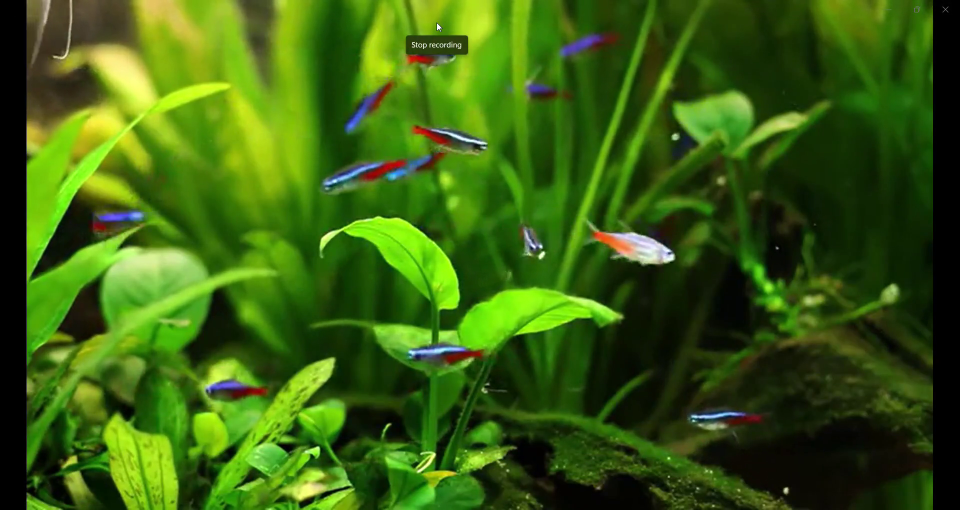
#> input picture frame 48 of PythonSourceCode/input.mp4, 1920 x 1020 px (shown at 1/2 size)
$ python FarneBackDense.py
#> lines starting #> are read from the running program, lines starting #| are printed output that depends on the picture; after the words box and inside, x2 and y2 are one past the last pixel; in counts of white or black regions, pixels touching at a corner belong together
import cv2

cap = cv2.VideoCapture('input.mp4')
_, prev = cap.read()
#> prev is the input picture: shape (1020, 1920, 3); mean B, G, R 15.5, 95.1, 57.4
prev_gray = cv2.cvtColor(prev, cv2.COLOR_BGR2GRAY)
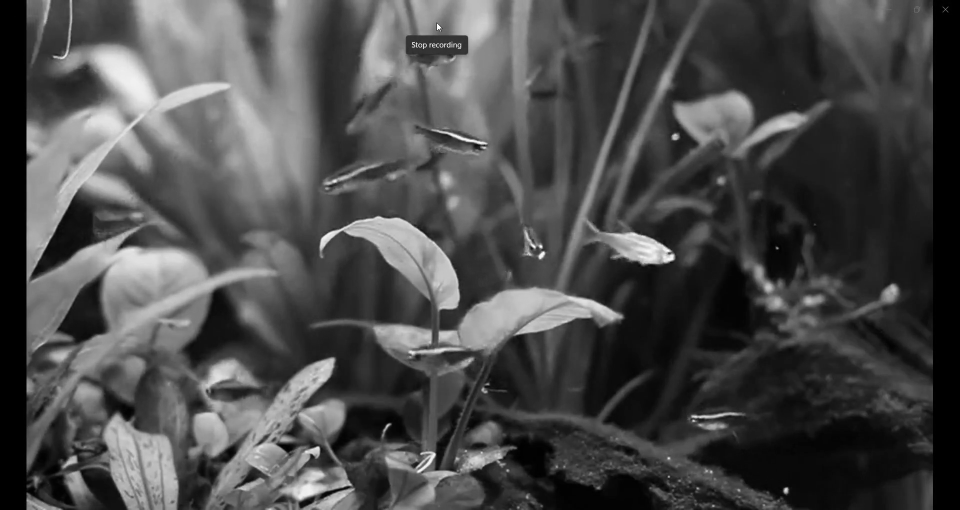
#> prev_gray: shape (1020, 1920) (shown at 1/2 size); min 0, max 255, mean 74.7

while True:
    ret, frame = cap.read()
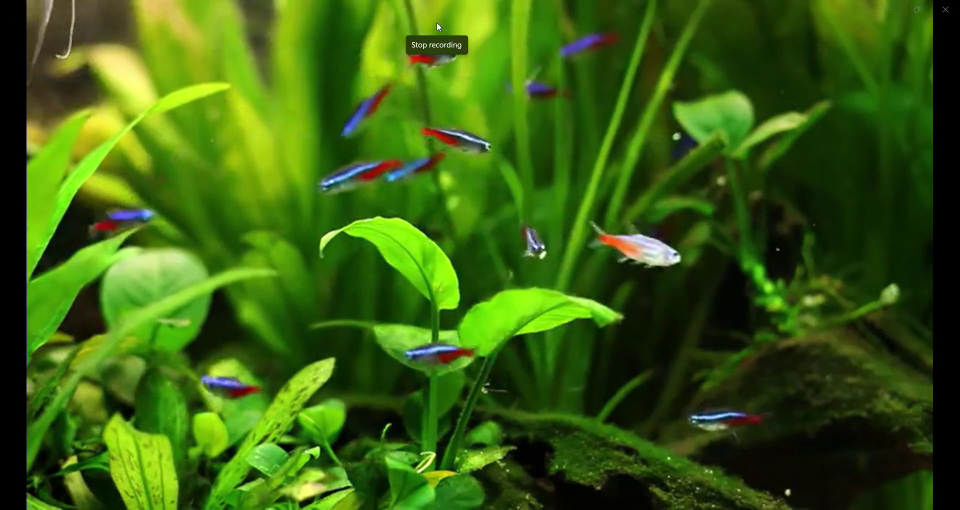
#> input picture frame 49 of PythonSourceCode/input.mp4, 1920 x 1020 px (shown at 1/2 size)
#> frame is the input picture: shape (1020, 1920, 3); mean B, G, R 15.6, 95.2, 57.4
    if not ret:
        break
    gray = cv2.cvtColor(frame, cv2.COLOR_BGR2GRAY)
    flow = cv2.calcOpticalFlowFarneback(prev_gray, gray, None, 0.5, 3, 15, 3, 5, 1.2, 0)
    mag, ang = cv2.cartToPolar(flow[...,0], flow[...,1])
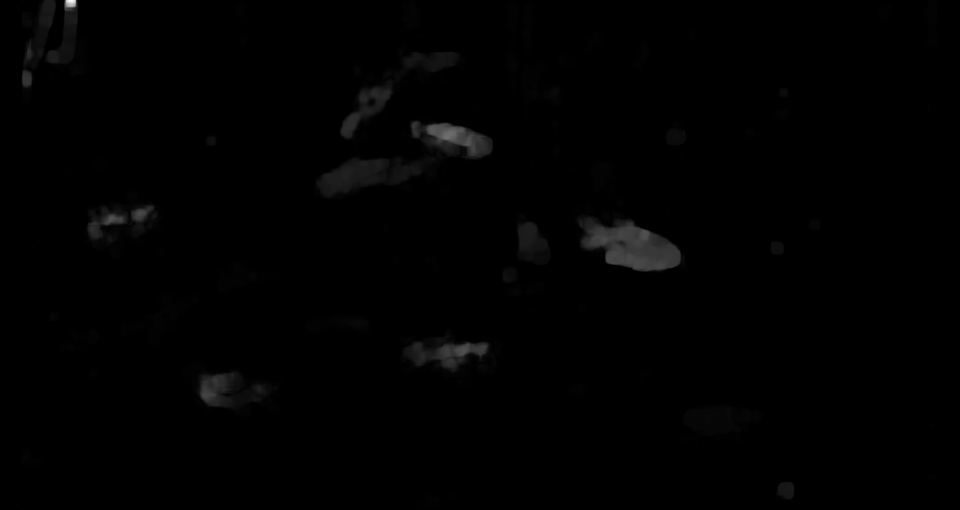
#> mag: shape (1020, 1920) float32 (shown at 1/2 size); min 0, max 55.13, mean 0.3; drawn with min black and max white
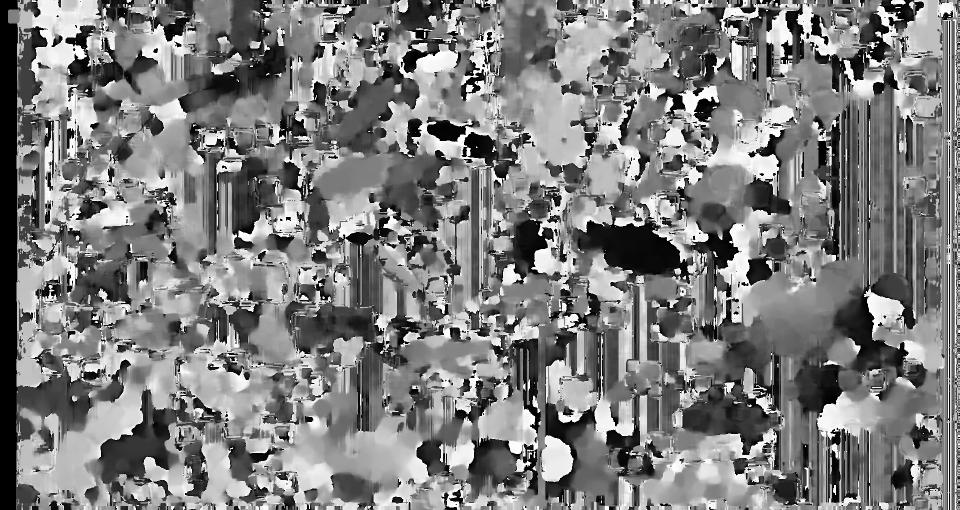
#> ang: shape (1020, 1920) float32 (shown at 1/2 size); min 0, max 6.28, mean 3.11; drawn with min black and max white
    motion_mask = (mag > 1).astype('uint8')*255
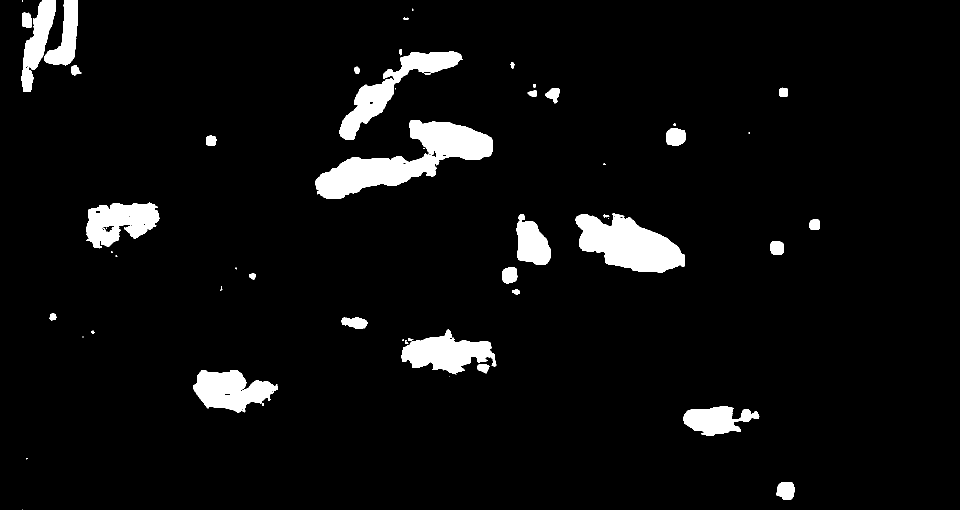
#> motion_mask: shape (1020, 1920) (shown at 1/2 size); 5.3% white; 59 white regions (22 under 20 px), largest, box (x1, y1, x2, y2) and area: (631, 240, 986, 398) 21783, (1151, 426, 1370, 545) 15936, (679, 103, 921, 280) 10704
    cv2.imshow('Motion Mask', motion_mask)
    if cv2.waitKey(1) & 0xFF == 27:
#> (key Esc is pressed here)
        break
    prev_gray = gray
cap.release()
cv2.destroyAllWindows()

$ run again, starting later in the video
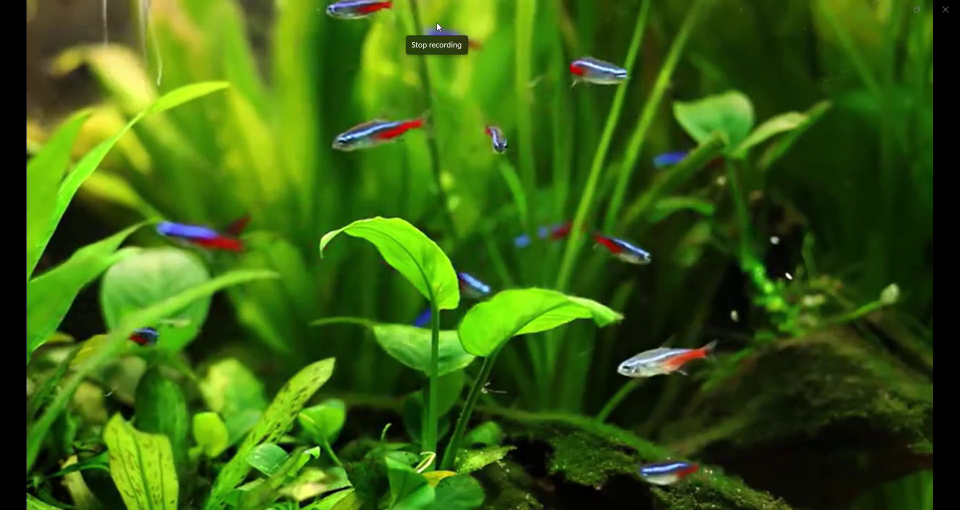
#> input picture frame 216 of PythonSourceCode/input.mp4, 1920 x 1020 px (shown at 1/2 size)
#> prev is the input picture: shape (1020, 1920, 3); mean B, G, R 15.9, 95.4, 57.7
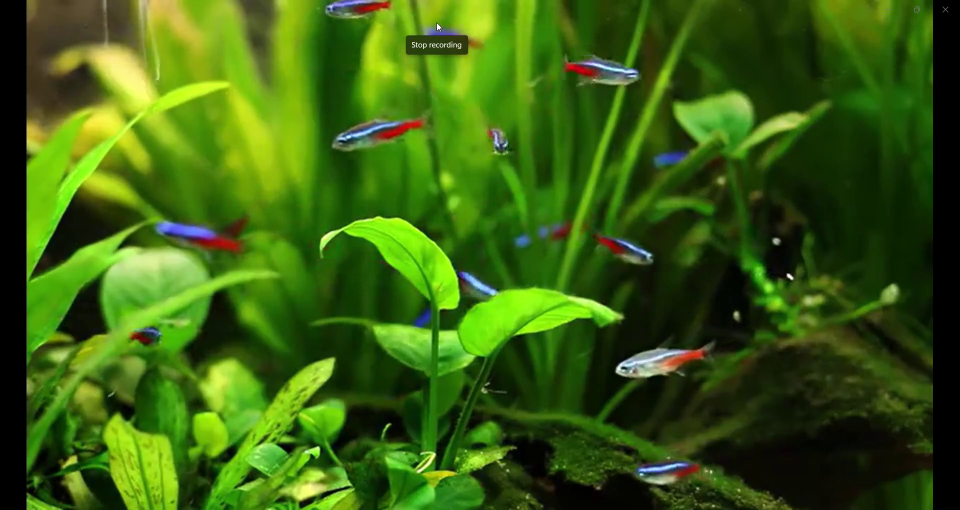
#> input picture frame 217 of PythonSourceCode/input.mp4, 1920 x 1020 px (shown at 1/2 size)
#> frame is the input picture: shape (1020, 1920, 3); mean B, G, R 15.9, 95.4, 57.8
#> `motion_mask = (mag > 1).astype('uint8')*255`:
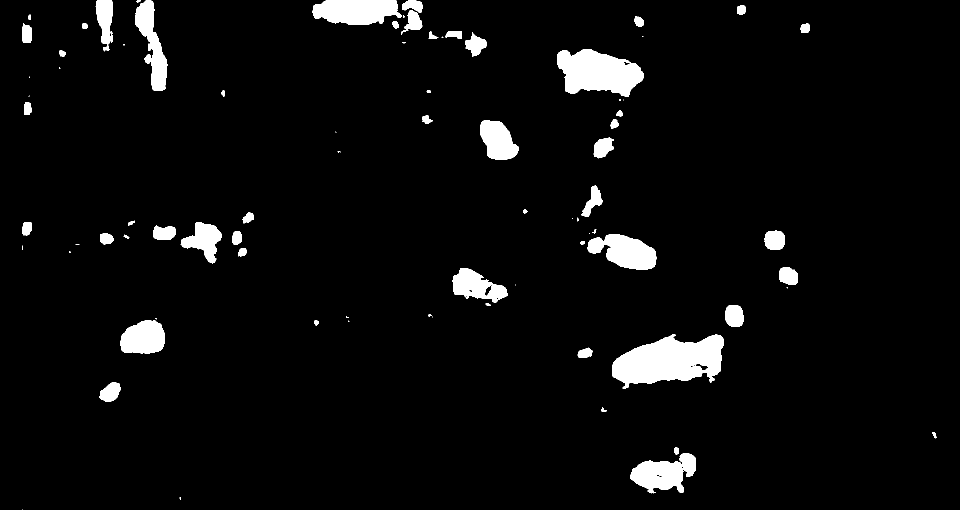
#> motion_mask: shape (1020, 1920) (shown at 1/2 size); 4.5% white; 82 white regions (27 under 20 px), largest, box (x1, y1, x2, y2) and area: (1224, 669, 1448, 777) 15767, (1114, 98, 1287, 194) 11295, (625, 0, 803, 50) 7018

$ run again, starting later in the video
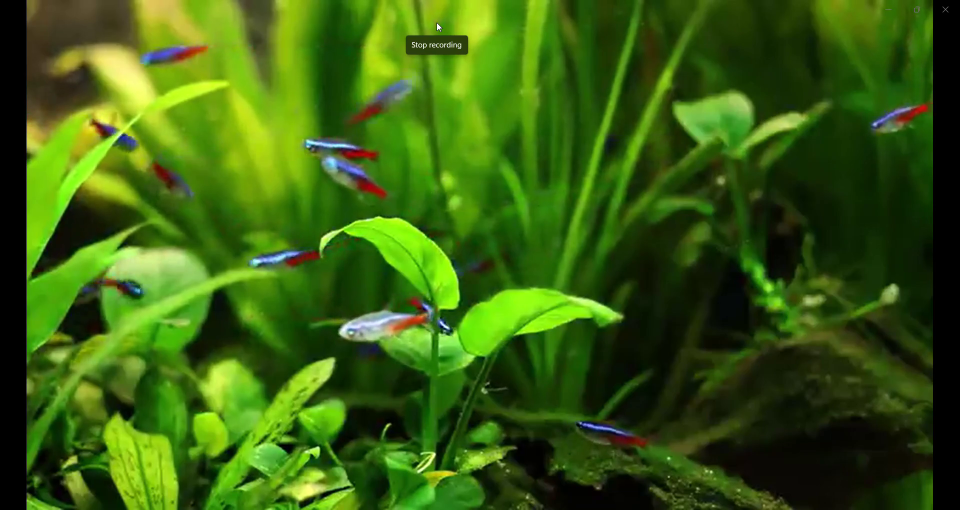
#> input picture frame 385 of PythonSourceCode/input.mp4, 1920 x 1020 px (shown at 1/2 size)
#> prev is the input picture: shape (1020, 1920, 3); mean B, G, R 15.2, 94.3, 56.7
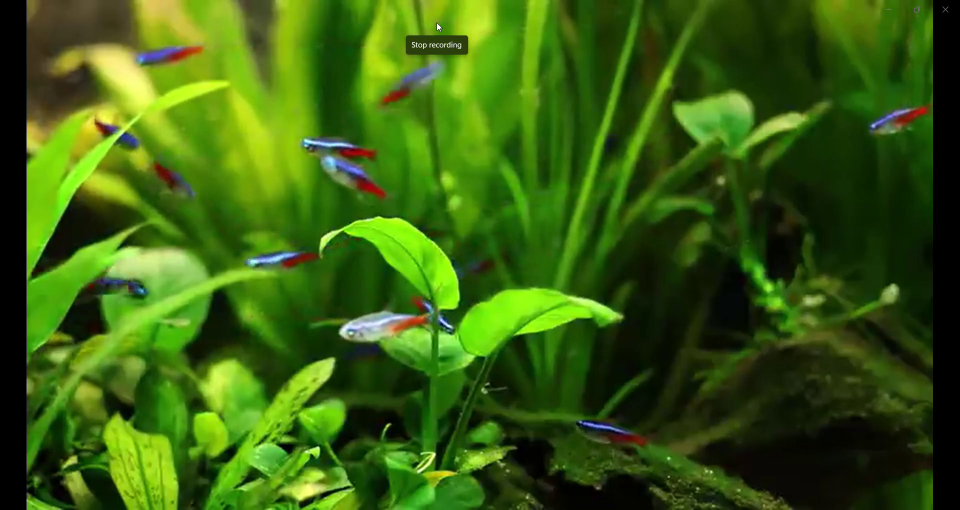
#> input picture frame 386 of PythonSourceCode/input.mp4, 1920 x 1020 px (shown at 1/2 size)
#> frame is the input picture: shape (1020, 1920, 3); mean B, G, R 15.2, 94.2, 56.7
#> `motion_mask = (mag > 1).astype('uint8')*255`:
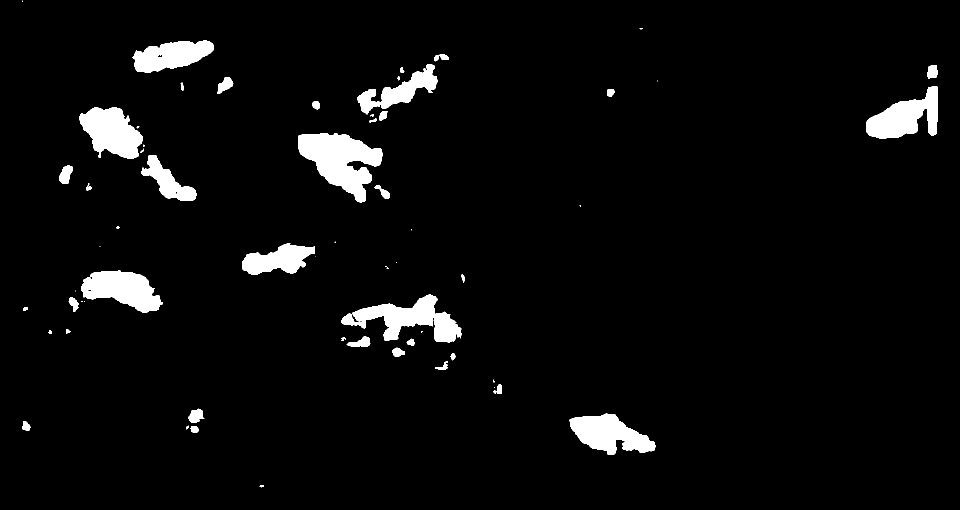
#> motion_mask: shape (1020, 1920) (shown at 1/2 size); 4.3% white; 65 white regions (21 under 20 px), largest, box (x1, y1, x2, y2) and area: (596, 266, 765, 405) 12734, (682, 589, 923, 686) 9859, (159, 214, 285, 318) 8564
